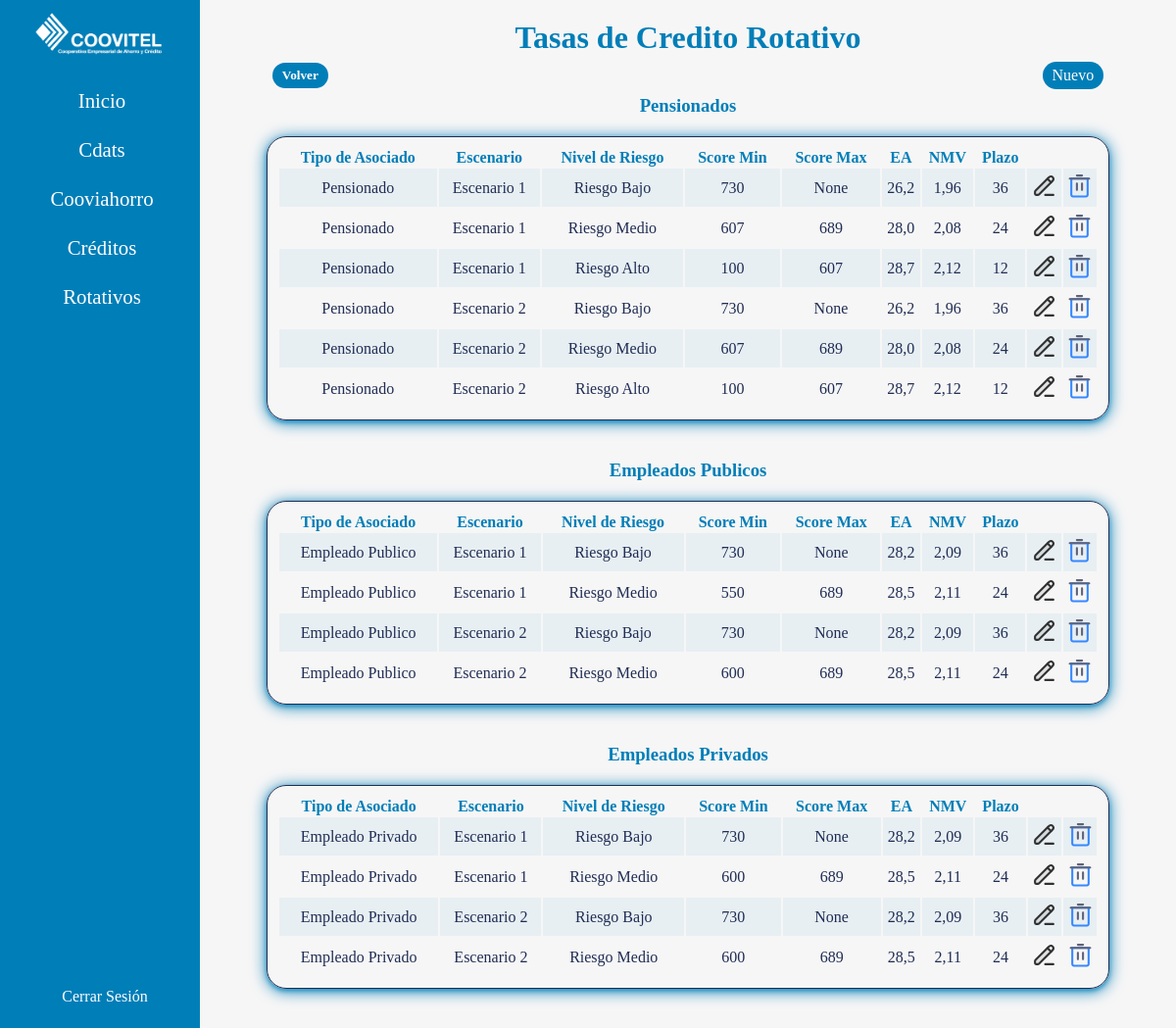
/rotativos/ (signed in), run on an earlier commit of the app's database.
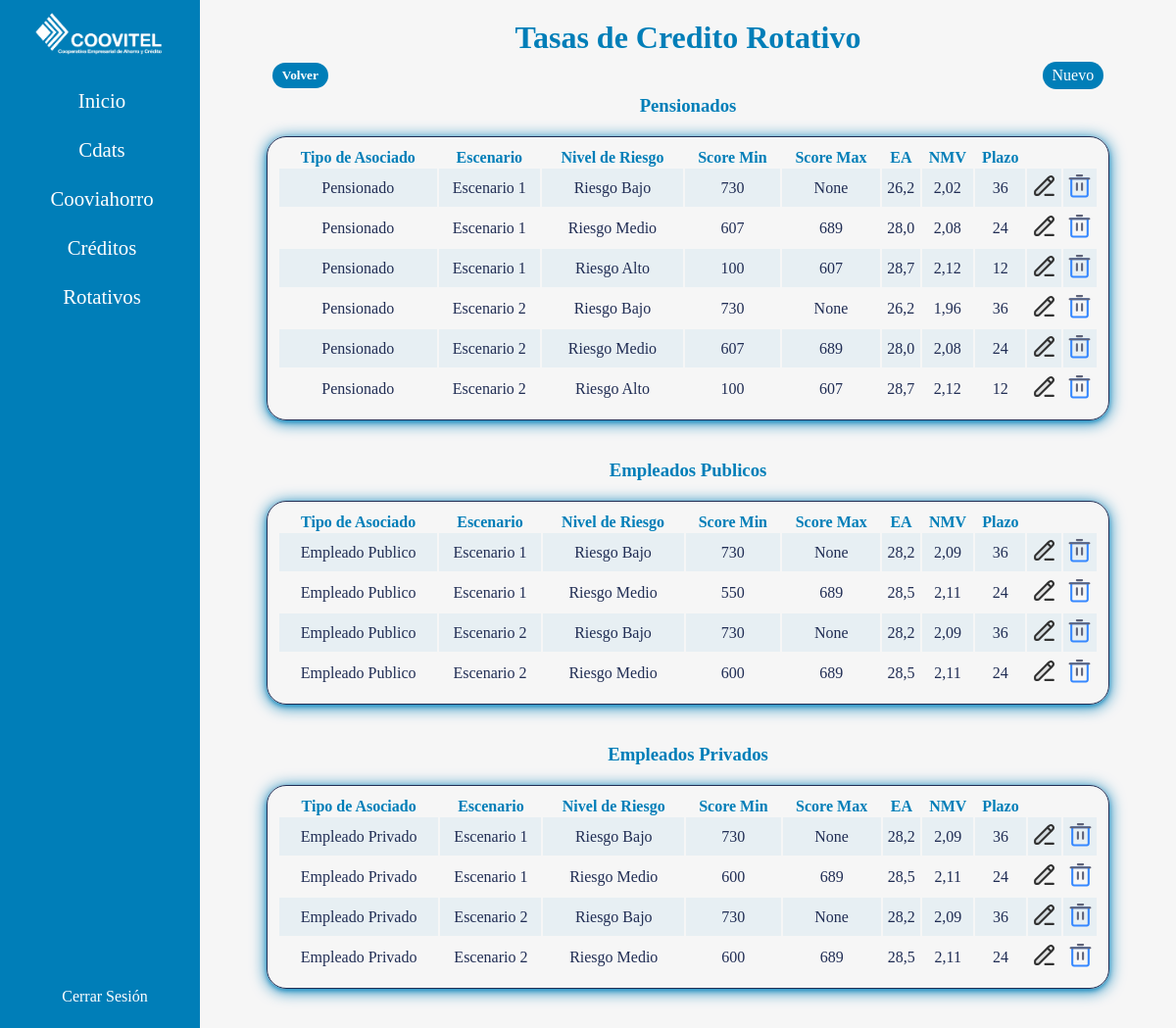
And on a later commit of the database.
### rotativo/models.py (models this page shows)
class Rotativo(models.Model):
    escenario = models.ForeignKey(Escenarios, on_delete=models.CASCADE)
    typeAsociado = models.ForeignKey(AsociadoRotativo, on_delete=models.CASCADE)
    riesgo = models.CharField(max_length=200)
    scoreMin = models.IntegerField()
    scoreMax = models.IntegerField(blank=True, null=True)
    EA = models.FloatField()
    NMV = models.FloatField()
    plazo = models.IntegerField()

class AsociadoRotativo(models.Model):
    name = models.CharField(max_length=100)
    montoMax = models.CharField(max_length=200)
    plazoMax = models.IntegerField()
    requisitos = models.CharField(max_length=200, blank=True, null=True)
    def __str__(self):
        return f"{self.name}"

class Escenarios(models.Model):
    name = models.CharField(max_length=200)
    salarioMin = models.CharField(max_length=200)
    salarioMax = models.CharField(max_length=200, blank=True, null=True)
    def __str__(self):
        return f'{self.name}'

### rotativo/views.py (the view)
# urls.py: path("rotativos/", views.rotativos, name="rotativos"),
@login_required
def rotativos(request):
    pensionado = AsociadoRotativo.objects.get(name="Pensionado")
    privado = AsociadoRotativo.objects.get(name="Empleado Privado")
    publico = AsociadoRotativo.objects.get(name="Empleado Publico")
    pensionados = Rotativo.objects.filter(typeAsociado=pensionado)
    privados = Rotativo.objects.filter(typeAsociado=privado)
    publicos = Rotativo.objects.filter(typeAsociado=publico)
    return render(request, 'rotativos/rotativos/rotativos.html',
                  {'types': [
                      {'name': 'Pensionados', 'info': pensionados},
                      {'name': 'Empleados Publicos', 'info': publicos},
                      {'name': 'Empleados Privados', 'info': privados}]})

### controls/templates/rotativos/rotativos/rotativos.html (shortened to what this page needs)
{% extends 'base.html' %}
{% block content %}
    <div class="types">
        <h1 class="title-type">Tasas de Credito Rotativo</h1>
        <div class="buttons">
            <a class="bts" href="{% url 'controlsRotativos' %}"><h5>Volver</h5></a>
            <a class="bts" href="{% url 'createrotativo' %}">Nuevo</a>
        </div>
        {% for type in types %}
            <h3>{{type.name}}</h3>
            <table>
                <tr>
                    <th class="ttb">Tipo de Asociado</th>
                    <th class="ttb">Escenario</th>
                    <th class="ttb">Nivel de Riesgo</th>
                    <th class="ttb">Score Min</th>
                    <th class="ttb">Score Max</th>
                    <th class="ttb">EA</th>
                    <th class="ttb">NMV</th>
                    <th class="ttb">Plazo</th>
                    <th class="icon"></th>
                    <th class="icon"></th>
                </tr>
                {% for pensionado in type.info %}
                    <tr>
                        <td class="tb data">{{pensionado.typeAsociado}}</td>
                        <td class="tb data">{{pensionado.escenario}}</td>
                        <td class="tb data">{{pensionado.riesgo}}</td>
                        <td class="tb data">{{pensionado.scoreMin}}</td>
                        <td class="tb data">{{pensionado.scoreMax}}</td>
                        <td class="tb data">{{pensionado.EA}}</td>
                        <td class="tb data">{{pensionado.NMV}}</td>
                        <td class="tb data">{{pensionado.plazo}}</td>
                        <td class="tb">
                            <a href="{% url 'updaterotativo' pensionado.id %}">
                            </a>
                        </td>
                        <td class="tb">
                            <a onclick="return confirm('Esta seguro de eliminar este rango de Rotativo?')" href="{% url 'deleterotativo' pensionado.id %}">
                            </a>
                        </td>
                    </tr>
                {% endfor %}
            </table>
        {% endfor %}
    </div>
{% endblock %}

What changed in the data, as far as the page shows it:
changed Rotativo (number 1 of 14 on the later page): NMV "1,96" → "2,02"
